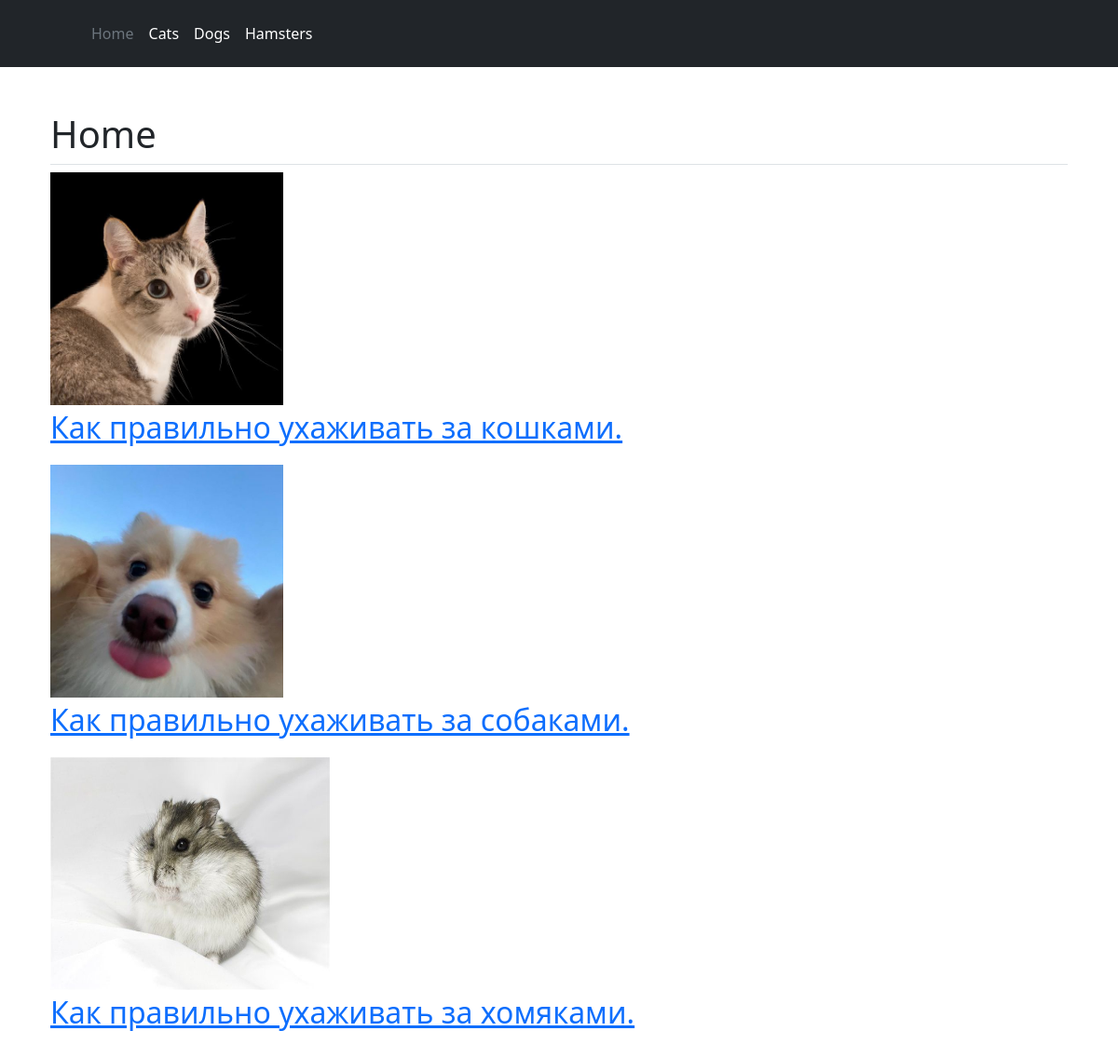
The page / on the database its author committed.
### index/models.py (models this page shows)
class Cats(models.Model):
    chead = models.CharField(max_length=64, default='default')
    c_home = models.CharField(max_length=64)
    chometext = models.TextField()
    chometextimg = models.ImageField(upload_to='p_img', default='default_image.jpg')
    c_eat = models.CharField(max_length=64)
    ceattext = models.TextField()
    ceattextimg = models.ImageField(upload_to='p_img', default='default_image.jpg')
    c_med = models.CharField(max_length=64)
    cmedtext = models.TextField()
    cmedtextimg = models.ImageField(upload_to='p_img', default='default_image.jpg')
    c_toy = models.CharField(max_length=64)
    ctoytext = models.TextField()
    ctoytextimg = models.ImageField(upload_to='p_img', default='default_image.jpg')
    cimg = models.ImageField(upload_to='p_img', default='default_image.jpg')

class Dogs(models.Model):
    dhead = models.CharField(max_length=64, default='default')
    d_home = models.CharField(max_length=64)
    dhometext = models.TextField()
    dhometextimg = models.ImageField(upload_to='p_img', default='default_image.jpg')
    d_eat = models.CharField(max_length=64)
    deattext = models.TextField()
    deattextimg = models.ImageField(upload_to='p_img', default='default_image.jpg')
    d_med = models.CharField(max_length=64)
    dmedtext = models.TextField()
    dmedtextimg = models.ImageField(upload_to='p_img', default='default_image.jpg')
    d_toy = models.CharField(max_length=64)
    dtoytext = models.TextField()
    dtoytextimg = models.ImageField(upload_to='p_img', default='default_image.jpg')
    dimg = models.ImageField(upload_to='p_img', default='default_image.jpg')

class Hamsters(models.Model):
    hhead = models.CharField(max_length=64, default='default')
    h_home = models.CharField(max_length=64)
    hhometext = models.TextField()
    hhometextimg = models.ImageField(upload_to='p_img', default='default_image.jpg')
    h_eat = models.CharField(max_length=64)
    heattext = models.TextField()
    heattextimg = models.ImageField(upload_to='p_img', default='default_image.jpg')
    h_toy = models.CharField(max_length=64)
    htoytext = models.TextField()
    htoytextimg = models.ImageField(upload_to='p_img', default='default_image.jpg')
    himg = models.ImageField(upload_to='p_img', default='default_image.jpg')

### index/views.py (the view)
# urls.py: path('', views.home_page),
def home_page(request):
    viewcats = Cats.objects.all()
    viewdogs = Dogs.objects.all()
    viewhamsters = Hamsters.objects.all()
    context = {'viewcats': viewcats,
               'viewdogs': viewdogs,
               'viewhamsters': viewhamsters}
    return render(request, 'home.html', context)

### index/templates/home.html (shortened to what this page needs)
{% load static %}
<!DOCTYPE html>
<html lang="ru">
<head>
    <link type="text/css"  href="{% static 'pets/css/style.css' %}" rel="stylesheet">
    <link rel="stylesheet" href="https://cdn.jsdelivr.net/npm/bootstrap@5.3.2/dist/css/bootstrap.min.css">
</head>
<body>
<header class="p-3 text-bg-dark">
    <div class="container">
      <div class="d-flex flex-wrap align-items-center justify-content-center justify-content-lg-start">
        <a href="/" class="d-flex align-items-center mb-2 mb-lg-0 text-white text-decoration-none">
          <svg class="bi me-2" width="40" height="32" role="img" aria-label="Bootstrap"><use xlink:href="#bootstrap"></use></svg>
        </a>
        <ul class="nav col-12 col-lg-auto me-lg-auto mb-2 justify-content-center mb-md-0">
          <li><a href="/" class="nav-link px-2 text-secondary">Home</a></li>
          <li><a href="/cats" class="nav-link px-2 text-white">Cats</a></li>
          <li><a href="/dogs" class="nav-link px-2 text-white">Dogs</a></li>
          <li><a href="/hamsters" class="nav-link px-2 text-white">Hamsters</a></li>
        </ul>
      </div>
    </div>
</header>
<div class="container px-4 py-5" id="featured-3">
    {% for c in viewcats %}
    <h1 class="pb-2 border-bottom">Home</h1>
      <div>
        <a href="/cats">
        <img src="{{ c.cimg.url }}" alt="" class="img">
        <p class="fs-2 text-whitelink">{{ c.chead }}</p>
        </a>
      </div>
    {% endfor %}
    {% for d in viewdogs %}
    <div>
        <a href="/dogs">
        <img src="{{ d.dimg.url }}" alt="" class="img">
        <p class="fs-2 text-whitelink">{{ d.dhead }}</p>
        </a>
    </div>
    {% endfor %}
    {% for h in viewhamsters %}
    <div>
        <a href="/hamsters">
        <img src="{{ h.himg.url }}" alt="" class="imghp">
        <p class="fs-2 text-whitelink">{{ h.hhead }}</p>
        </a>
    </div>
    {% endfor %}
</div>
</body>
</html>

### index/static/pets/css/style.css (style rules this page uses)
.img { width: 250px; height: 250px; }
.imghp { width: 300px; height: 250px; }

### rows shown on the page
Cats: cimg (picture), chead "Как правильно ухаживать за кошками."
Dogs: dimg (picture), dhead "Как правильно ухаживать за собаками."
Hamsters: himg (picture), hhead "Как правильно ухаживать за хомяками."
